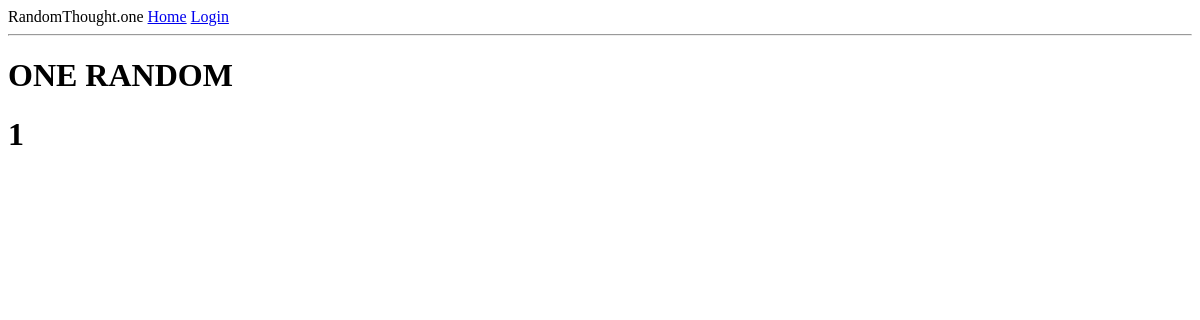
/1, run on an earlier commit of the app's database.
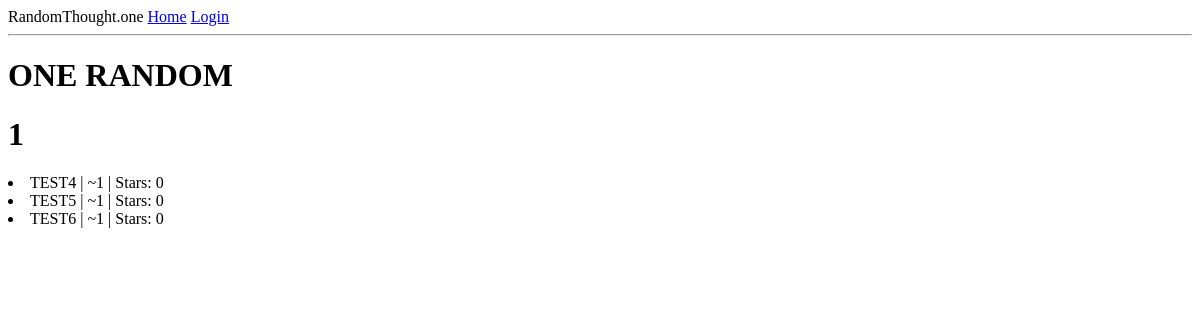
And on a later commit of the database.
### app/models.py (models this page shows, shortened)
class User(UserMixin, db.Model):
    id = db.Column(db.Integer, primary_key=True)
    username = db.Column(db.String(64), index=True, unique=True)
    email = db.Column(db.String(120), index=True, unique=True)
    password_hash = db.Column(db.String(128))
    posts = db.relationship('Post', backref='author', lazy='dynamic')
    starred = db.relationship('Post', secondary=star, lazy='subquery', backref=db.backref('users', lazy=True))
    stars = db.Column(db.Integer, default=0)

class Post(db.Model):
    id = db.Column(db.Integer, primary_key=True)
    body = db.Column(db.String(140))
    timestamp = db.Column(db.DateTime, index=True, default=datetime.utcnow)
    user_id = db.Column(db.Integer, db.ForeignKey('user.id'))
    stars = db.Column(db.Integer, default=0)

### app/routes.py (the view)
@app.route("/<username>")
def profile(username):
    user = User.query.filter_by(username=username).first_or_404()
    return render_template('profile.html', title="{}'s Profile".format(username), user=user)

### app/templates/profile.html
{% extends "base.html" %}
{% block content %}
    <h1>ONE RANDOM</h1>
    <h1>{{ user.username }}</h1>
    {% for post in user.posts.all() %}
    <li>
        {{ post.body }} | ~{{ post.author.username }} | Stars: {{ post.stars }}
    </li>
    {% endfor %}
{% endblock %}

### app/templates/base.html (shortened to what this page needs)
<html>
    <head>
    </head>
    <body>
        <div>
            RandomThought.one
            <a href="{{ url_for('index') }}">Home</a>
            {% if current_user.is_anonymous %}
            <a href="{{ url_for('login') }}">Login</a>
            {% else %}
            <a href="{{ url_for('logout') }}">Logout</a>
            {% endif %}
        </div>
        <hr>
        {% block content %}{% endblock %}
    </body>
</html>

What changed in the data, as far as the page shows it:
added Post: body "TEST4", author.username "1", stars "0"
added Post: body "TEST5", author.username "1", stars "0"
added Post: body "TEST6", author.username "1", stars "0"
